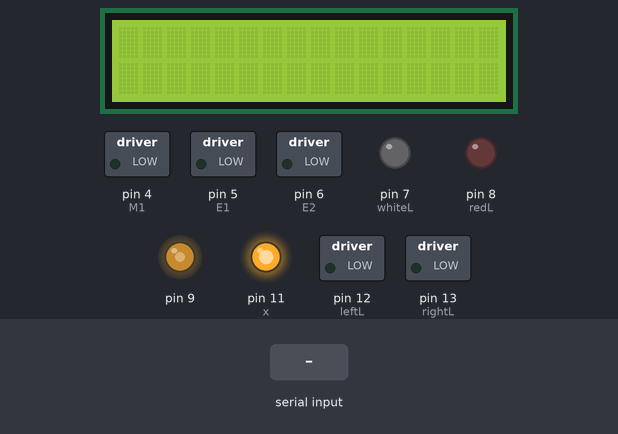
Recording of a sketch running on a simulated Arduino Uno, built with avr-gcc and run on an emulated ATmega328P. On the bench: 16×2 character LCD, switched loads named in the sketch (green lamp = pin HIGH), output pins drawn as LEDs (lit = HIGH). Inputs (shaded band) come from the test bench.

Above: at 1.2 s.
1.3 s: byte 30 received over Serial
At 2.3 s:
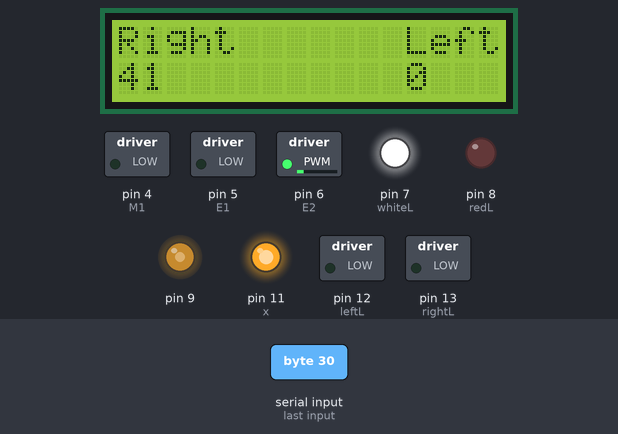
2.8 s: byte 90 received over Serial
At 3.5 s:
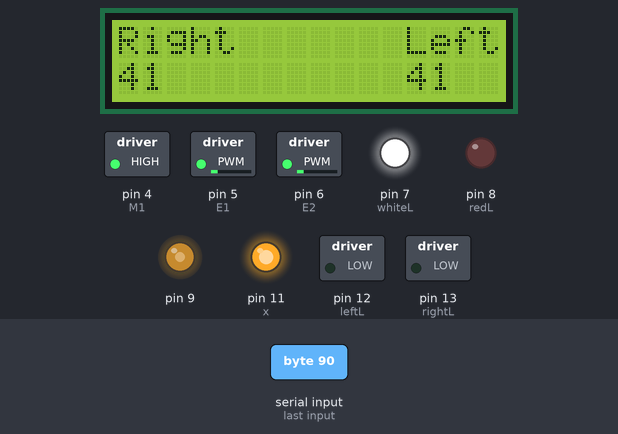
Timing chart, 0 to 5.8 s (numbered marks = the images above; inputs shaded):
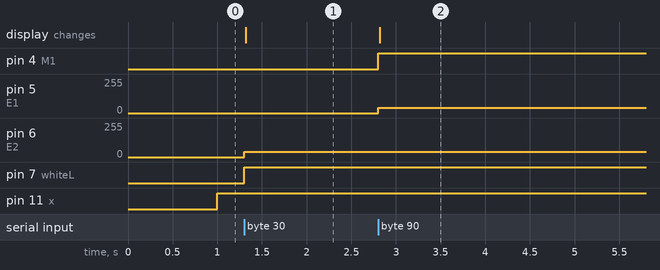

Measured:
- after the input at 1.3 s, pin 6 (E2): 0/255 → 41/255 at once; pin 7 (whiteL): LOW → HIGH at once; the display: changes at once (image 1)
- after the input at 2.8 s, pin 4 (M1): LOW → HIGH at once; pin 5 (E1): 0/255 → 41/255 at once; the display: changes at once (image 2)

The sketch:

Car.ino
```cpp
#include <LiquidCrystal_I2C.h>
#include <TimerOne.h>
LiquidCrystal_I2C lcd(0x27, 2, 1, 0, 4, 5, 6, 7, 3, POSITIVE);
int a = 0;
int redL = 8;
int whiteL = 7;
int stateL;
int stateR;
int leftL = 12;
int rightL = 13;
int val;
int valR = 0;
int valL = 0;
int x = 11;
int y = 11;
int z = 11;
int E1 = 5;
int M1 = 4;
int E2 = 6;
int M2 = 7;
boolean ledstate = HIGH;
int count;
void setup() {
  pinMode(rightL, OUTPUT);
  pinMode(leftL, OUTPUT);
  pinMode(redL, OUTPUT);
  pinMode(whiteL, OUTPUT);
  pinMode(11, OUTPUT);
  Timer1.initialize(1000000);
  Timer1.pwm(9, 512);
  Timer1.attachInterrupt(defineL);
  lcd.begin (16,2);
  pinMode(M1, OUTPUT);
  pinMode(E1, OUTPUT);
  pinMode(M2, OUTPUT);
  pinMode(E2, OUTPUT);
  Serial.begin(9600);
}
void defineL(){
  digitalWrite(x, !digitalRead(x));
  digitalWrite(y, HIGH);
  digitalWrite(z, HIGH);
}
void loop() {
  while(Serial.available() == 0);
  val = Serial.read();
  backL(val, valL, valR);
  slowL(val, valL, valR);
  if(val > 55 && val < 111){
    if(val > 85){
      valL = map(val, 86, 110, 0, 250);
      stateL = 1;
    }
    else{
      stateL = 0;
      valL = map(val, 60, 85, 250, 0);
    }
  }
  if(val < 55){
    if(val > 25){
      valR = map(val, 26, 50, 0, 250);
      stateR = 1;
    }
    else{
      stateR = 0;
      valR = map(val, 0, 25, 250, 0);
    }
  }
  MotorState(stateL, stateR ,valL,valR);
  lcd.setCursor(0,0);
  lcd.write("Right");
  lcd.setCursor(12,0);
  lcd.write("Left");
  lcd.setCursor(0,1);
  lcd.print(valR);
  lcd.write("  ");
  lcd.setCursor(12,1);
  lcd.print(valL);
  lcd.write("  ");
  x = Light(val);
}
void MotorState(int sL, int sR, int s2, int s3){
    digitalWrite(M1, sL);
    digitalWrite(M2, sR);
    analogWrite(E1, s2);
    analogWrite(E2, s3);
}
int Light(int LSignal){
  int SigX = 11;
  if (LSignal == 112){
    digitalWrite(rightL, LOW);
    SigX = leftL;
  }
  if (LSignal == 113){
    digitalWrite(leftL, LOW);
    SigX = rightL;
  }
  if (LSignal == 114){
    digitalWrite(leftL, LOW);
    digitalWrite(rightL, LOW);
  }
  return SigX;
}
int slowL (int v, int vL, int vR){
  int stL = 11;
  if(26 < v < vR || 86 < v < vL){
    stL = redL;
  }
  return stL;
}
int backL (int v, int vL, int vR){
  int bkL = 11;
  if(v < vR < 26 || v < vL < 86){
    bkL = whiteL;
  }
  return bkL;
}
```
